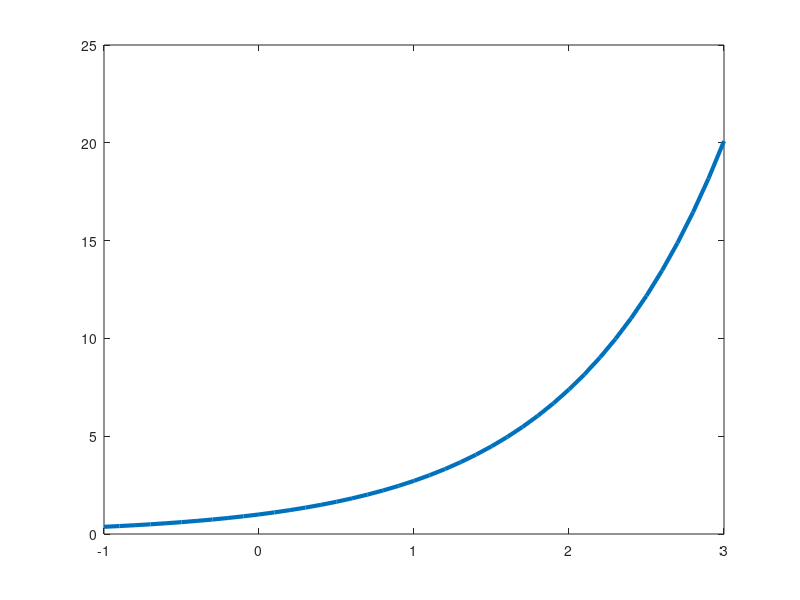

The MATLAB source for this figure: (Note: this script raises an error after producing the figure.)

% Ex 1

x = 0:0.1:1;
l1 = polyval([1,0],x);
l2 = polyval([3/2,-(1/2),0],x);
l3 = polyval([5/2,0,-(3/2),0],x);
l4 = polyval([35/8,0,-(15/4),3/8,0],x);

subplot(2,2,1);plot(x,l1);
subplot(2,2,2);plot(x,l2);
subplot(2,2,3);plot(x,l3);
subplot(2,2,4);plot(x,l4);

clear;
clf;

% Ex 2a

t = -1:0.01:1;
T1 = cos(acos(t));
T2 = cos(2*acos(T1));
T3 = cos(3*acos(T2));

plot(t,T1);
hold on;
plot(t,T2);
hold on;
plot(t,T3);

clear;
clf;

% Ex 2b

x=-1:0.01:1;

n = 3;

for i=0:1:n
    plot(x,cheb(i,x));
    hold on;
end

clear;
clf;

x=-1:0.1:3;
n=6;
plot(x,exp(x),'LineWidth',3);
hold on;
for i=1:1:n
   plot(x,taylor(i,x));
   hold on;
end

title('Taylor aproxinmation');

clear;
clf;

% Ex 4

h = 0.25;
ael = 1;
a = [];
for i=0:1:6
    a = [a,ael];
    ael = ael + h;
end

n = length(a);
res = zeros(n,n);
for i = 1:1:n
   res(i,1) = magic(a(1,i));
end

for j=2:1:n
   for i=1:1:n-j+1
      res(i,j) = res(i+1,j-1) - res(i,j-1); 
   end
end

res

clear;
clf;
% Ex 5

x = [2,4,6,8];
res = zeros(length(x))
res(1,1) = 4;
res(2,1) = 8;
res(3,1) = 14;
res(4,1) = 16;
n = length(x);

for j=2:1:n
   for i=1:1:n-j+1
      res(i,j) = (res(i+1,j-1) - res(i,j-1))/(x(1,i+j-1)-x(1,i)); 
   end
end

res

% FUNCTIONS -------------------

function f = magic(x)
    f = sqrt(5*x*x + 1);
end

function p = cheb(n,x)
    if n == 0
        p = ones(1,length(x));
    elseif n == 1
        p = x;
    else
        p = 2 * x .* cheb(n-1,x) - cheb(n-2,x);
    end
end

function t=taylor(n,x)
    sum = zeros(1,length(x));
    fact = 1;
    for i=0:1:n
        sum = sum + (x.^i)./(fact) * fc(0);
        fact = fact * (i+1);
    end
    t=sum;
end

function f=fc(x)
    f = exp(x);
end




